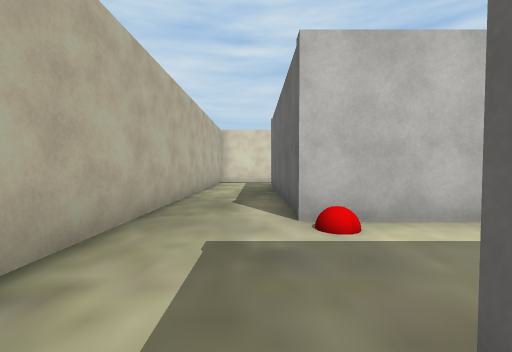
[1] (above)

24 first-person views from a walk through a Unity game level. The camera is 1.4 m above the floor, tilts 2° down and sees 90° across. The floor is counted in squares, 2 m on a side. Each view is taken from the middle of a square. On the plan, view 1 faces up. The plan holds only what a view shows up to about 9 squares ahead; the rest is blank. The place goes on beyond the plan. Some surface patterns are stand-ins.

[2]
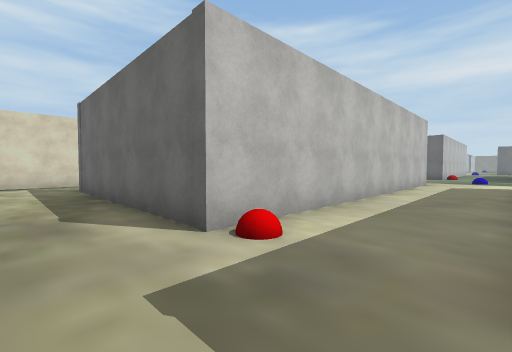

[3]
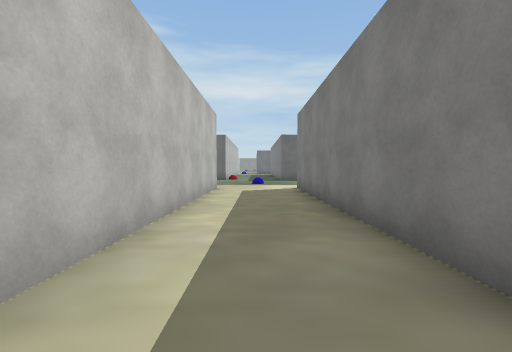

[4]
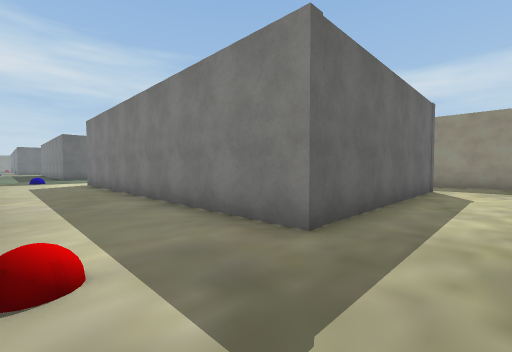

[5]
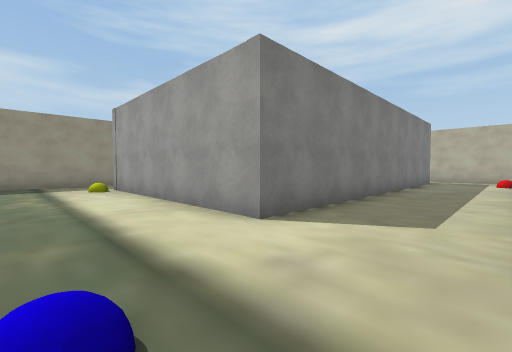

[6]
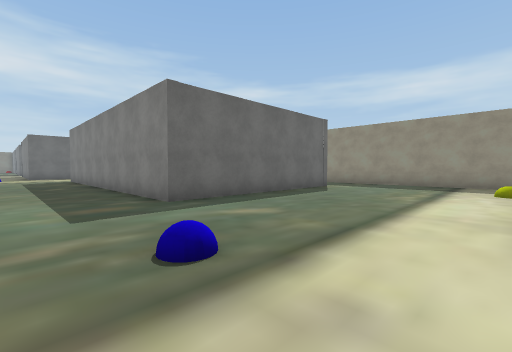

[7]
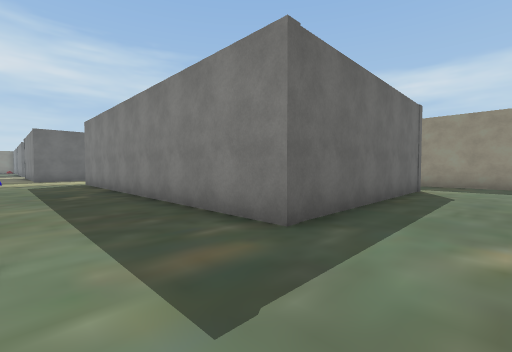

[8]
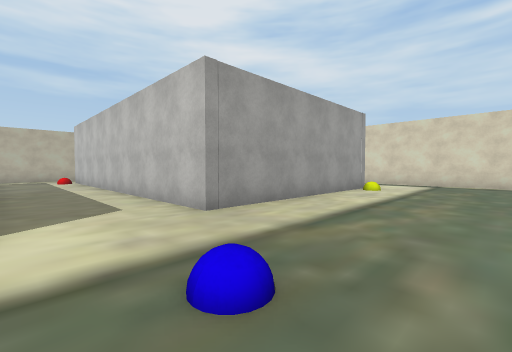

[9]
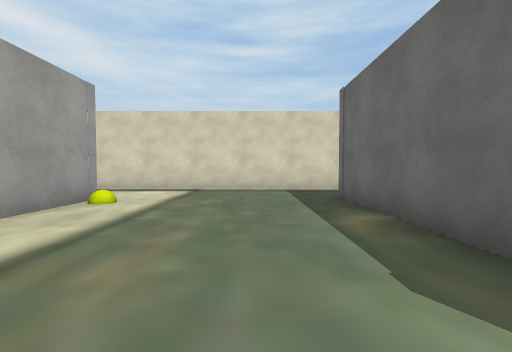

[10]
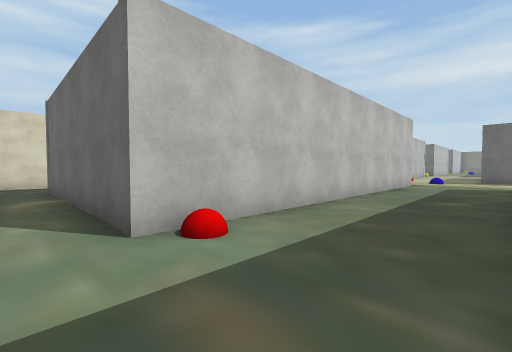

[11]
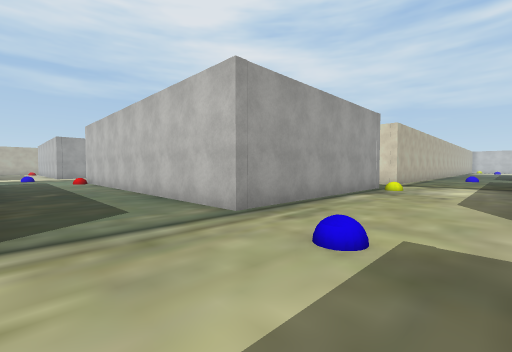

[12]
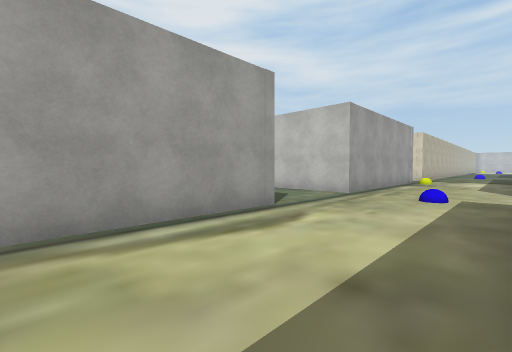

[13]
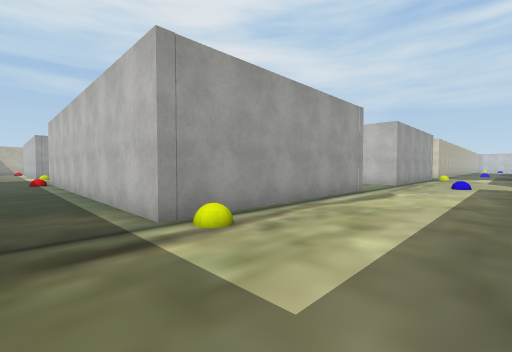

[14]
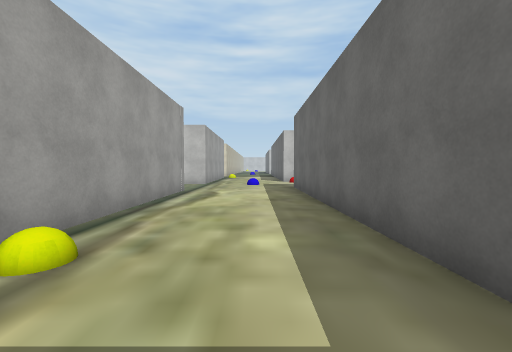

[15]
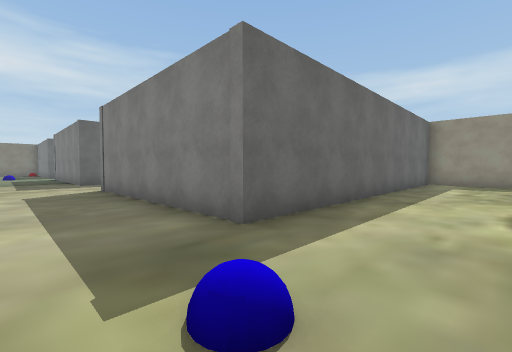

[16]
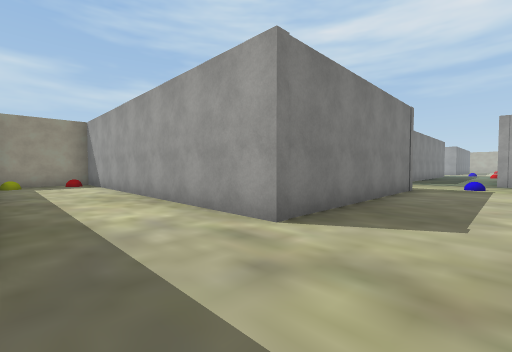

[17]
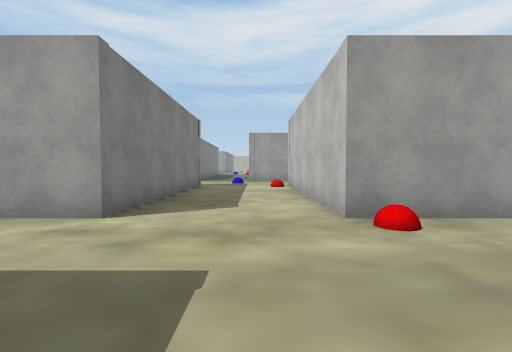

[18]
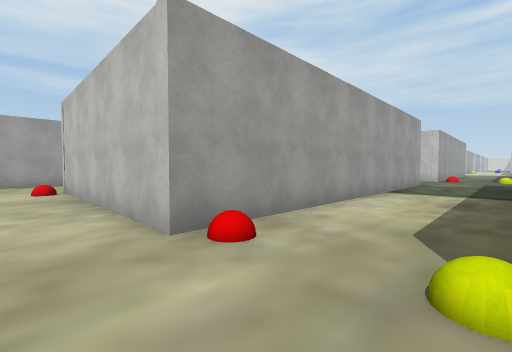

[19]
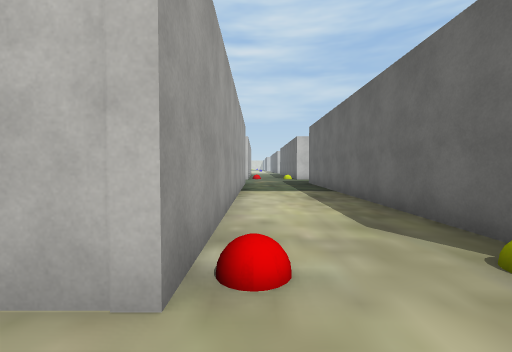

[20]
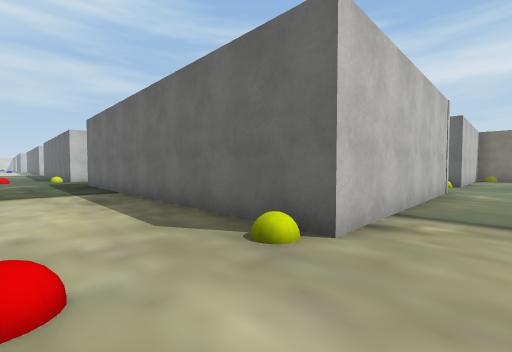

[21]
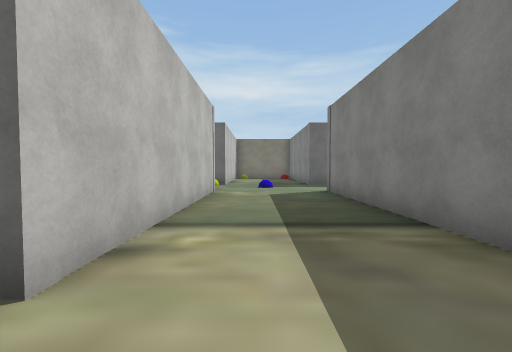

[22]
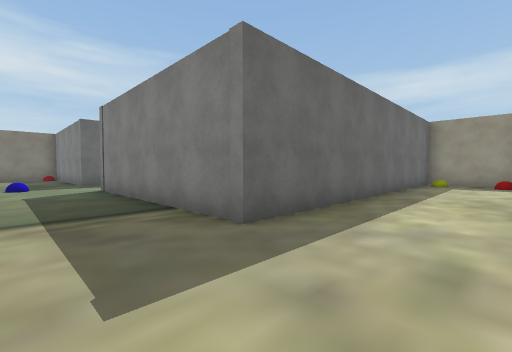

[23]
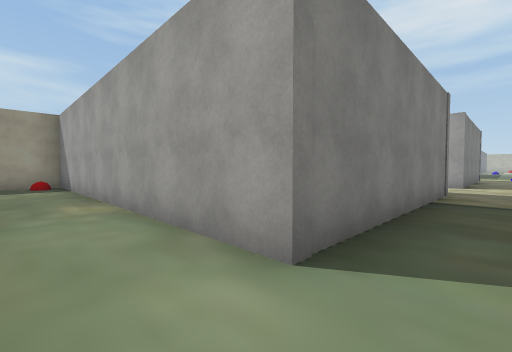

[24]
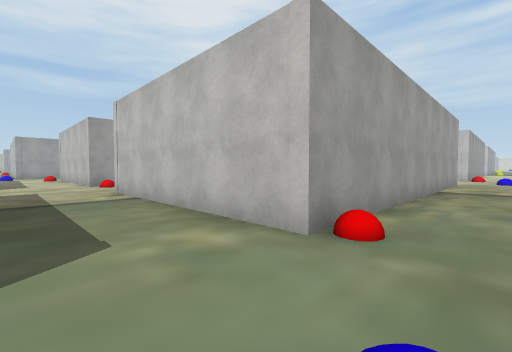

### Floor plan
Points are (right, up) in squares from view 1. A wall is a line through its corners. A room is listed if a view was taken in it or the views show most of it. See-through windows are left out.
Room 1 (views 1, 2, 3, 4, 5, 6, 7, 8, 9, 10, 11, 12, 13, 14, 15, 16, 17, 18, 19, 20, 21, 22, 23, 24)
walls: (25.8, 0.7) (25.8, -5.6) (17.6, -5.6); (25.8, 9.9) (25.8, 3.6) (15.9, 3.6) (15.9, 9.9); (29.3, -6.4) (29.3, 1.9) (35.5, 1.9) (35.5, -6.3); (27, -7.8) (28, -7.8); (16.6, 12) (9, 12); (15.9, -5.6) (15.9, 0.6) (24.4, 0.6); (10.5, 9.6) (10.5, 3.3) (0.6, 3.3) (0.6, 9.6); (36, -7.8) (38, -7.8); (35.5, 14.4) (35.5, 5.2) (29.2, 5.2); (11, -7.8) (16, -7.8); (38.3, -6.4) (38.3, 1.9) (44.5, 1.9) (44.5, -7.8) (46, -7.8); (44.5, 14.2) (44.5, 5.2) (38.3, 5.2) (38.3, 14.5); (0.6, -5.6) (0.6, 0.6) (10.5, 0.6) (10.5, -5.6); (0.7, 12) (-1, 12); (-1.6, 9.1) (-1.6, 1.6); (-1, -7.8) (1, -7.8)

Where each view was taken, in squares from view 1:
view 1: 0 up, 0 right, facing up
view 2: 1 up, 1 left, facing up-right
view 3: 2 up, 2 right, facing right
view 4: 3 up, 1 left, facing down-right
view 5: 3 up, 13 right, facing down-left
view 6: 3 up, 11 right, facing down-right
view 7: 3 up, 14 right, facing down-right
view 8: 1 up, 14 right, facing up-left
view 9: 4 up, 14 right, facing up
view 10: 1 up, 15 right, facing up-right
view 11: 1 up, 29 right, facing up-left
view 12: 3 down, 29 right, facing up-left
view 13: 7 down, 29 right, facing up-left
view 14: 7 down, 28 right, facing up
view 15: 4 up, 27 right, facing down-right
view 16: 4 up, 38 right, facing down-left
view 17: 4 up, 39 right, facing left
view 18: 4 up, 38 right, facing up-left
view 19: 4 up, 36 right, facing up
view 20: 4 up, 36 right, facing up-right
view 21: 4 up, 37 right, facing right
view 22: 4 up, 36 right, facing down-right
view 23: 3 up, 46 right, facing down-left
view 24: 3 up, 46 right, facing up-left
